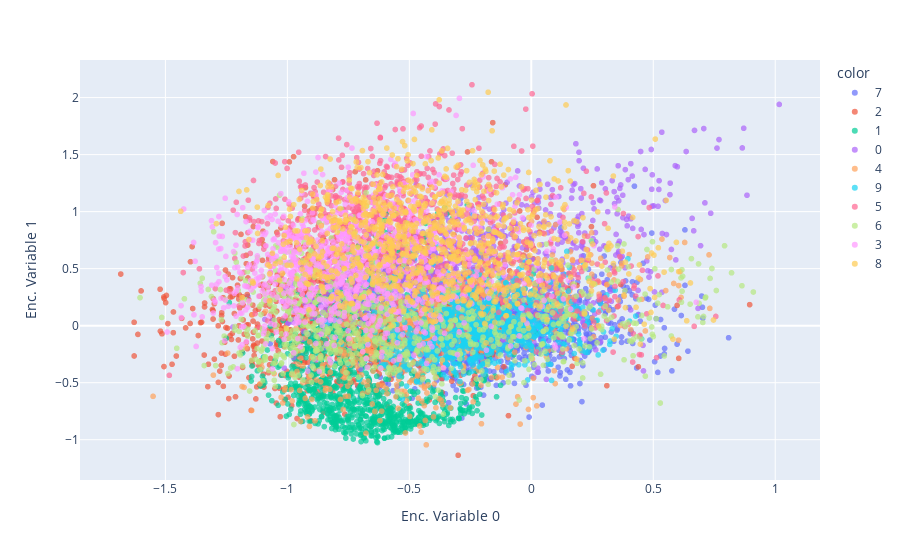

Here is the notebook cell this chart was saved with:
### Code cell
px.scatter(encoded_samples, x='Enc. Variable 0', y='Enc. Variable 1', color=encoded_samples.label.astype(str), opacity=0.7)

### Figure 1 — Plotly figure (JSON) as saved in the notebook; plotly's stock layout.template omitted (floating-point values rounded to 4 significant figures; data arrays with more than 128 entries replaced by an {"elided": "..."} marker saying what was removed)
{"data": [{"hovertemplate": "color=7<br>Enc. Variable 0=%{x}<br>Enc. Variable 1=%{y}<extra></extra>", "legendgroup": "7", "marker": {"color": "#636efa", "opacity": 0.7, "symbol": "circle"}, "mode": "markers", "name": "7", "showlegend": true, "type": "scattergl", "x": {"elided": "1028 float values"}, "xaxis": "x", "y": {"elided": "1028 float values"}, "yaxis": "y"}, {"hovertemplate": "color=2<br>Enc. Variable 0=%{x}<br>Enc. Variable 1=%{y}<extra></extra>", "legendgroup": "2", "marker": {"color": "#EF553B", "opacity": 0.7, "symbol": "circle"}, "mode": "markers", "name": "2", "showlegend": true, "type": "scattergl", "x": {"elided": "1032 float values"}, "xaxis": "x", "y": {"elided": "1032 float values"}, "yaxis": "y"}, {"hovertemplate": "color=1<br>Enc. Variable 0=%{x}<br>Enc. Variable 1=%{y}<extra></extra>", "legendgroup": "1", "marker": {"color": "#00cc96", "opacity": 0.7, "symbol": "circle"}, "mode": "markers", "name": "1", "showlegend": true, "type": "scattergl", "x": {"elided": "1135 float values"}, "xaxis": "x", "y": {"elided": "1135 float values"}, "yaxis": "y"}, {"hovertemplate": "color=0<br>Enc. Variable 0=%{x}<br>Enc. Variable 1=%{y}<extra></extra>", "legendgroup": "0", "marker": {"color": "#ab63fa", "opacity": 0.7, "symbol": "circle"}, "mode": "markers", "name": "0", "showlegend": true, "type": "scattergl", "x": {"elided": "980 float values"}, "xaxis": "x", "y": {"elided": "980 float values"}, "yaxis": "y"}, {"hovertemplate": "color=4<br>Enc. Variable 0=%{x}<br>Enc. Variable 1=%{y}<extra></extra>", "legendgroup": "4", "marker": {"color": "#FFA15A", "opacity": 0.7, "symbol": "circle"}, "mode": "markers", "name": "4", "showlegend": true, "type": "scattergl", "x": {"elided": "982 float values"}, "xaxis": "x", "y": {"elided": "982 float values"}, "yaxis": "y"}, {"hovertemplate": "color=9<br>Enc. Variable 0=%{x}<br>Enc. Variable 1=%{y}<extra></extra>", "legendgroup": "9", "marker": {"color": "#19d3f3", "opacity": 0.7, "symbol": "circle"}, "mode": "markers", "name": "9", "showlegend": true, "type": "scattergl", "x": {"elided": "1009 float values"}, "xaxis": "x", "y": {"elided": "1009 float values"}, "yaxis": "y"}, {"hovertemplate": "color=5<br>Enc. Variable 0=%{x}<br>Enc. Variable 1=%{y}<extra></extra>", "legendgroup": "5", "marker": {"color": "#FF6692", "opacity": 0.7, "symbol": "circle"}, "mode": "markers", "name": "5", "showlegend": true, "type": "scattergl", "x": {"elided": "892 float values"}, "xaxis": "x", "y": {"elided": "892 float values"}, "yaxis": "y"}, {"hovertemplate": "color=6<br>Enc. Variable 0=%{x}<br>Enc. Variable 1=%{y}<extra></extra>", "legendgroup": "6", "marker": {"color": "#B6E880", "opacity": 0.7, "symbol": "circle"}, "mode": "markers", "name": "6", "showlegend": true, "type": "scattergl", "x": {"elided": "958 float values"}, "xaxis": "x", "y": {"elided": "958 float values"}, "yaxis": "y"}, {"hovertemplate": "color=3<br>Enc. Variable 0=%{x}<br>Enc. Variable 1=%{y}<extra></extra>", "legendgroup": "3", "marker": {"color": "#FF97FF", "opacity": 0.7, "symbol": "circle"}, "mode": "markers", "name": "3", "showlegend": true, "type": "scattergl", "x": {"elided": "1010 float values"}, "xaxis": "x", "y": {"elided": "1010 float values"}, "yaxis": "y"}, {"hovertemplate": "color=8<br>Enc. Variable 0=%{x}<br>Enc. Variable 1=%{y}<extra></extra>", "legendgroup": "8", "marker": {"color": "#FECB52", "opacity": 0.7, "symbol": "circle"}, "mode": "markers", "name": "8", "showlegend": true, "type": "scattergl", "x": {"elided": "974 float values"}, "xaxis": "x", "y": {"elided": "974 float values"}, "yaxis": "y"}], "layout": {"legend": {"title": {"text": "color"}, "tracegroupgap": 0}, "margin": {"t": 60}, "xaxis": {"anchor": "y", "domain": [0, 1], "title": {"text": "Enc. Variable 0"}}, "yaxis": {"anchor": "x", "domain": [0, 1], "title": {"text": "Enc. Variable 1"}}}}
